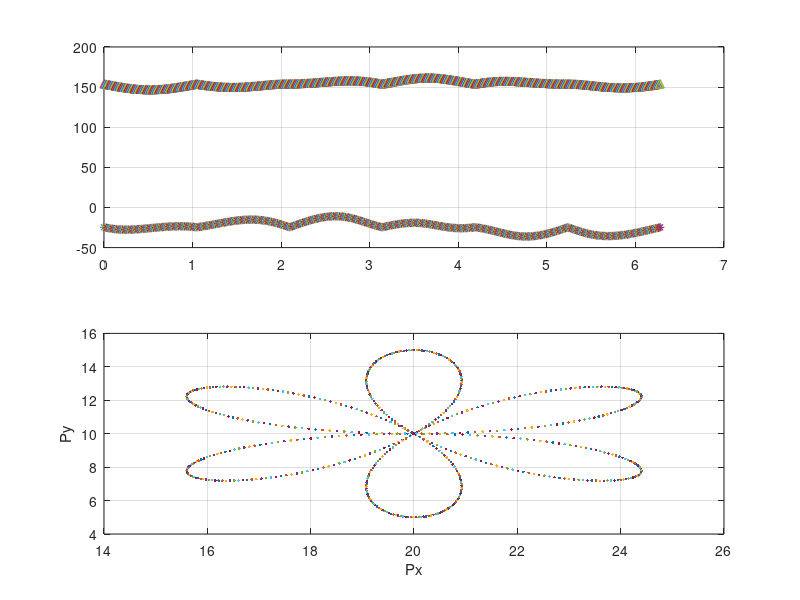

MATLAB code for this plot:
l1 = 50; l2 = 40;
for t = 0:0.01:2*pi
    X = 20 + abs(sin(3*t))*cos(t)*5;
    Y = 10 + abs(sin(3*t))*sin(t)*5; %with t is a time variable
    
    c2 = (X^2 + Y^2 - l1^2 - l2^2)/(2*l1*l2);
    s2 = sqrt(abs(1 - c2^2));
    
    t2 = atan2(s2,c2); %second angle
    
    c1 = (X*(l1 + l2*c2) + Y*(l2*s2))/((l1+l2*c2)^2+(l2*s2)^2);
    s1 = (-X*(l2*s2) + Y*(l1 + l2*c2))/((l1+l2*c2)^2+(l2*s2)^2);
    
    t1 = atan2(s1,c1); %first angle
    
    Px = l1*cos(t1) + l2*cos(t1 + t2);
    Py = l1*sin(t1) + l2*sin(t1 + t2);
    
    subplot(2,1,1);
    plot(t,t1*180/pi,'*',t,t2*180/pi,'^');
    hold on
    grid on
    
    subplot(2,1,2);
    plot(Px,Py,'.'); xlabel('Px'); ylabel('Py');
    hold on
    grid on
    pause(0.02);
end